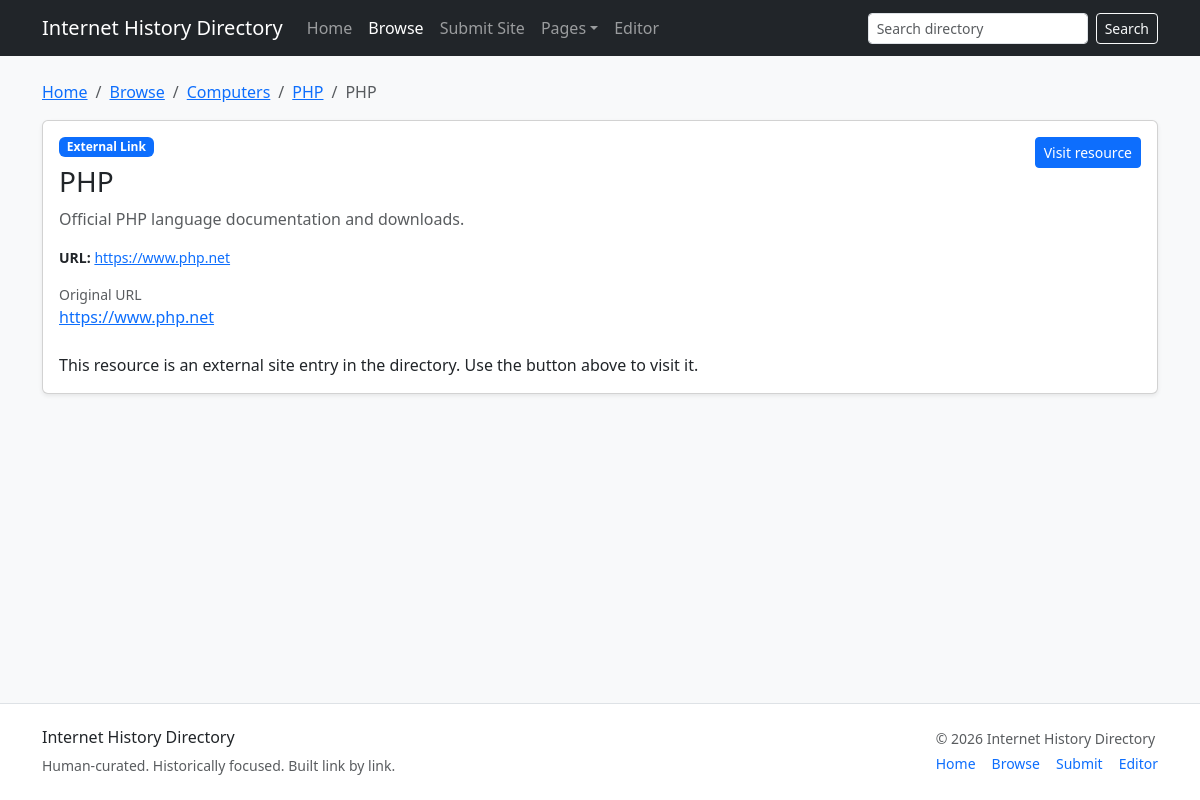
Page /category/computers/php/php on the committed database.
### tables this page shows
CREATE TABLE categories (
    id INT UNSIGNED AUTO_INCREMENT PRIMARY KEY,
    parent_id INT UNSIGNED NULL,
    slug VARCHAR(150) NOT NULL,
    path VARCHAR(500) NOT NULL,
    name VARCHAR(150) NOT NULL,
    description TEXT NULL,
    sort_order INT NOT NULL DEFAULT 0,
    is_active TINYINT(1) NOT NULL DEFAULT 1,
    is_featured TINYINT(1) NOT NULL DEFAULT 0,
    source_type ENUM('manual','dmoz_import') NOT NULL DEFAULT 'manual',
    source_key VARCHAR(255) NULL,
    import_batch_id INT UNSIGNED NULL,
    created_at DATETIME NOT NULL DEFAULT CURRENT_TIMESTAMP,
    updated_at DATETIME NOT NULL DEFAULT CURRENT_TIMESTAMP,
    CONSTRAINT fk_categories_parent FOREIGN KEY (parent_id) REFERENCES categories(id) ON DELETE SET NULL,
    UNIQUE KEY uq_categories_path (path(191)),
    KEY idx_categories_parent (parent_id),
    KEY idx_categories_slug (slug),
    KEY idx_categories_import_batch (import_batch_id)
);

CREATE TABLE sites (
    id INT UNSIGNED AUTO_INCREMENT PRIMARY KEY,
    category_id INT UNSIGNED NOT NULL,
    title VARCHAR(255) NOT NULL,
    slug VARCHAR(180) NOT NULL,
    url VARCHAR(2083) NULL,
    normalized_url VARCHAR(2083) NULL,
    content_type ENUM('link','text') NOT NULL DEFAULT 'link',
    description TEXT NOT NULL,
    body_text MEDIUMTEXT NULL,
    text_source_note VARCHAR(255) NULL,
    text_author VARCHAR(255) NULL,
    language_code VARCHAR(10) NULL,
    country_code VARCHAR(10) NULL,
    status ENUM('active','dead','flagged') NOT NULL DEFAULT 'active',
    source_type ENUM('manual','submission','dmoz_import') NOT NULL DEFAULT 'manual',
    source_key VARCHAR(255) NULL,
    original_title VARCHAR(255) NULL,
    original_description TEXT NULL,
    original_url VARCHAR(2083) NULL,
    import_batch_id INT UNSIGNED NULL,
    submitted_by_user_id INT UNSIGNED NULL,
    is_reviewed TINYINT(1) NOT NULL DEFAULT 1,
    approved_at DATETIME NULL,
    is_active TINYINT(1) NOT NULL DEFAULT 1,
    is_featured TINYINT(1) NOT NULL DEFAULT 0,
    created_at DATETIME NOT NULL DEFAULT CURRENT_TIMESTAMP,
    updated_at DATETIME NOT NULL DEFAULT CURRENT_TIMESTAMP,
    CONSTRAINT fk_sites_category FOREIGN KEY (category_id) REFERENCES categories(id) ON DELETE CASCADE,
    CONSTRAINT fk_sites_submitted_by FOREIGN KEY (submitted_by_user_id) REFERENCES users(id) ON DELETE SET NULL,
    KEY idx_sites_category (category_id),
    KEY idx_sites_status (status),
    KEY idx_sites_source_type (source_type),
    KEY idx_sites_import_batch (import_batch_id),
    UNIQUE KEY uq_sites_normalized_url (normalized_url(191))
);

### app/Core/Controller.php (called while the page is built, shortened)
<?php
class Controller
{
    protected function view(string $view, array $data = []): void
    {
        $data['headerSearchQuery'] = $data['headerSearchQuery'] ?? trim((string) ($_GET['q'] ?? ''));
        extract($data, EXTR_SKIP);
        $viewFile = dirname(__DIR__) . '/Views/' . $view . '.php';
        require dirname(__DIR__) . '/Views/layouts/header.php';
        require $viewFile;
        require dirname(__DIR__) . '/Views/layouts/footer.php';
    }
}

### app/Controllers/CategoryController.php (called while the page is built, shortened)
<?php
class CategoryController extends Controller
{
    public function show(string $path): void
    {
        $categoryModel = new Category($this->db);
        $siteModel = new Site($this->db);
        $lastSlash = strrpos($path, '/');
        $categoryPath = substr($path, 0, $lastSlash);
        $slug = substr($path, $lastSlash + 1);
        $category = $categoryModel->findByPath($categoryPath);
        $site = $siteModel->findByCategoryAndSlug((int) $category['id'], $slug);
        $this->view('category/site', [
            'pageTitle' => $site['title'],
            'category' => $category,
            'site' => $site,
            'breadcrumbs' => $categoryModel->breadcrumbByPath($category['path']),
        ]);
    }
}

### public/index.php (called while the page is built, shortened)
<?php
$basePath = dirname(__DIR__);
spl_autoload_register(function (string $class) use ($basePath) {
    $prefix = 'App\\';
    $relative = substr($class, strlen($prefix));
    $file = $basePath . '/app/' . str_replace('\\', '/', $relative) . '.php';
});
require $basePath . '/app/helpers.php';
$appConfig = require $basePath . '/config/app.php';
$dbConfig = require $basePath . '/config/database.php';
$db = new App\Core\Database($dbConfig);
$router = new App\Core\Router();
$router->dispatch($_SERVER['REQUEST_METHOD'], $_SERVER['REQUEST_URI'], $db, $appConfig);

### app/helpers.php (called while the page is built, shortened)
<?php
function config(string $key, $default = null)
{
    $config = $GLOBALS['app_config'] ?? [];
    return $config[$key] ?? $default;
}
function e(?string $value): string
{
    return htmlspecialchars((string) $value, ENT_QUOTES, 'UTF-8');
}
function base_url(string $path = ''): string
{
    $base = rtrim((string) config('base_url', ''), '/');
    $path = '/' . ltrim($path, '/');
    if ($base === '') {
        return $path;
    }
    return $base . $path;
}
function display_name(?string $name): string
{
    return str_replace('_', ' ', (string) $name);
}
function is_text_entry(array $site): bool
{
    return (($site['content_type'] ?? 'link') === 'text');
}

### app/Models/Category.php (called while the page is built, shortened)
<?php
class Category
{
    protected Database $db;
    public function __construct(Database $db)
    {
        $this->db = $db;
    }
    public function findByPath(string $path): ?array
    {
        return $this->db->fetch(
            'SELECT * FROM categories WHERE path = ? AND is_active = 1',
            [trim($path, '/')]
        ) ?: null;
    }
    public function breadcrumbByPath(string $path): array
    {
        return $this->breadcrumbsByPath($path);
    }
    public function breadcrumbsByPath(string $path): array
    {
        $parts = array_filter(explode('/', trim($path, '/')));
        $breadcrumbs = [];
        $running = [];
        foreach ($parts as $part) {
            $running[] = $part;
            $category = $this->findByPath(implode('/', $running));
            if ($category) {
                $breadcrumbs[] = $category;
            }
        }
        return $breadcrumbs;
    }
}

### app/Core/Database.php (called while the page is built, shortened)
<?php
class Database
{
    private PDO $pdo;
    public function __construct(array $config)
    {
        $dsn = sprintf(
            'mysql:host=%s;port=%d;dbname=%s;charset=%s',
            $config['host'],
            $config['port'],
            $config['database'],
            $config['charset']
        );
        $this->pdo = new PDO($dsn, $config['username'], $config['password'], [
            PDO::ATTR_ERRMODE => PDO::ERRMODE_EXCEPTION,
            PDO::ATTR_DEFAULT_FETCH_MODE => PDO::FETCH_ASSOC,
        ]);
    }
    public function query(string $sql, array $params = []): PDOStatement
    {
        $stmt = $this->pdo->prepare($sql);
        $stmt->execute($params);
        return $stmt;
    }
    public function fetch(string $sql, array $params = []): ?array
    {
        $row = $this->query($sql, $params)->fetch();
        return $row ?: null;
    }
}

### app/Models/Site.php (called while the page is built, shortened)
<?php
class Site extends Model
{
    public function findByCategoryAndSlug(int $categoryId, string $slug): ?array
    {
        return $this->db->fetch(
            'SELECT s.*, c.path AS category_path, c.name AS category_name
             FROM sites s
             INNER JOIN categories c ON c.id = s.category_id
             WHERE s.category_id = :category_id
               AND s.slug = :slug
               AND s.is_active = 1
             LIMIT 1',
            [
                'category_id' => $categoryId,
                'slug' => $slug,
            ]
        );
    }
}

### app/Views/category/site.php (the view, shortened to what this page needs)
<?php
$breadcrumbs = $breadcrumbs ?? [];
$site = $site ?? [];
?>
<div class="row">
    <div class="col-12">
        <nav aria-label="breadcrumb" class="mb-3">
            <ol class="breadcrumb">
                <li class="breadcrumb-item"><a href="<?= e(base_url('/')) ?>">Home</a></li>
                <li class="breadcrumb-item"><a href="<?= e(base_url('/category')) ?>">Browse</a></li>
                <?php foreach ($breadcrumbs as $crumb): ?>
                    <li class="breadcrumb-item"><a href="<?= e(base_url('/category/' . $crumb['path'])) ?>"><?= e(display_name($crumb['name'])) ?></a></li>
                <?php endforeach; ?>
                <li class="breadcrumb-item active" aria-current="page"><?= e($site['title'] ?? 'Resource') ?></li>
            </ol>
        </nav>
        <div class="card shadow-sm">
            <div class="card-body">
                <div class="d-flex flex-wrap justify-content-between align-items-start gap-3 mb-3">
                    <div>
                        <div class="d-flex flex-wrap gap-2 mb-2">
                            <?php if (is_text_entry($site)): ?>
                                <span class="badge bg-secondary">Text Archive</span>
                            <?php else: ?>
                                <span class="badge bg-primary">External Link</span>
                            <?php endif; ?>
                        </div>
                        <h1 class="h3 mb-2"><?= e($site['title'] ?? 'Resource') ?></h1>
                        <?php if (!empty($site['description'])): ?>
                            <p class="text-muted mb-0"><?= e($site['description']) ?></p>
                        <?php endif; ?>
                    </div>
                    <?php if (!is_text_entry($site) && !empty($site['url'])): ?>
                        <div>
                            <a class="btn btn-primary btn-sm" href="<?= e($site['url']) ?>" target="_blank" rel="noopener noreferrer">Visit resource</a>
                        </div>
                    <?php endif; ?>
                </div>
                <?php if (!empty($site['url'])): ?>
                    <div class="mb-3 small">
                        <strong><?= is_text_entry($site) ? 'Reference URL:' : 'URL:' ?></strong>
                        <a href="<?= e($site['url']) ?>"<?= is_text_entry($site) ? '' : ' target="_blank" rel="noopener noreferrer"' ?>><?= e($site['url']) ?></a>
                    </div>
                <?php endif; ?>
                <?php if (!empty($site['text_author']) || !empty($site['text_source_note']) || !empty($site['original_url'])): ?>
                    <div class="row g-3 mb-4">
                        <?php if (!empty($site['original_url'])): ?>
                            <div class="col-md-4">
                                <div class="small text-muted">Original URL</div>
                                <div><a href="<?= e($site['original_url']) ?>" target="_blank" rel="noopener noreferrer"><?= e($site['original_url']) ?></a></div>
                            </div>
                        <?php endif; ?>
                    </div>
                <?php endif; ?>
                <?php if (is_text_entry($site)): ?>
                    <div class="border rounded p-3 bg-light">
                        <pre class="mb-0" style="white-space: pre-wrap; word-break: break-word; font-family: ui-monospace, SFMono-Regular, Menlo, Consolas, monospace;"><?= e((string) ($site['body_text'] ?? '')) ?></pre>
                    </div>
                <?php else: ?>
                    <p class="mb-0">This resource is an external site entry in the directory. Use the button above to visit it.</p>
                <?php endif; ?>
            </div>
        </div>
    </div>
</div>

### app/Core/Router.php (shortened to what this page needs)
<?php
class Router
{
    private array $routes = [];
    private function addRoute(string $method, string $pattern, array $handler): void
    {
        $this->routes[] = compact('method', 'pattern', 'handler');
    }
    public function dispatch(string $method, string $uri, Database $db, array $appConfig): void
    {
        $path = parse_url($uri, PHP_URL_PATH) ?: '/';
        foreach ($this->routes as $route) {
            $params = $this->match($route['pattern'], $path);
            if ($params === null) {
                continue;
            }
            [$controllerClass, $action] = $route['handler'];
            $controller = new $controllerClass($db, $appConfig);
            $controller->$action(...array_values($params));
            return;
        }
    }
    private function match(string $pattern, string $path): ?array
    {
        $regex = preg_replace_callback('/\{([a-zA-Z_][a-zA-Z0-9_]*)(:([^}]+))?\}/', function ($matches) {
            $name = $matches[1];
            $subPattern = $matches[3] ?? '[^/]+';
            return '(?P<' . $name . '>' . $subPattern . ')';
        }, $pattern);
        $regex = '#^' . $regex . '$#';
        if (!preg_match($regex, $path, $matches)) {
            return null;
        }
        $params = [];
        foreach ($matches as $key => $value) {
            if (!is_int($key)) {
                $params[$key] = $value;
            }
        }
        return $params;
    }
}

### public/assets/css/app.css (style rules this page uses)
body { min-height: 100vh; }

### rows in the picture
categories: name "Computers"
categories: name "PHP"
sites: title "PHP", description "Official PHP language documentation and downloads.", url "https://www.php.net", original_url "https://www.php.net"
